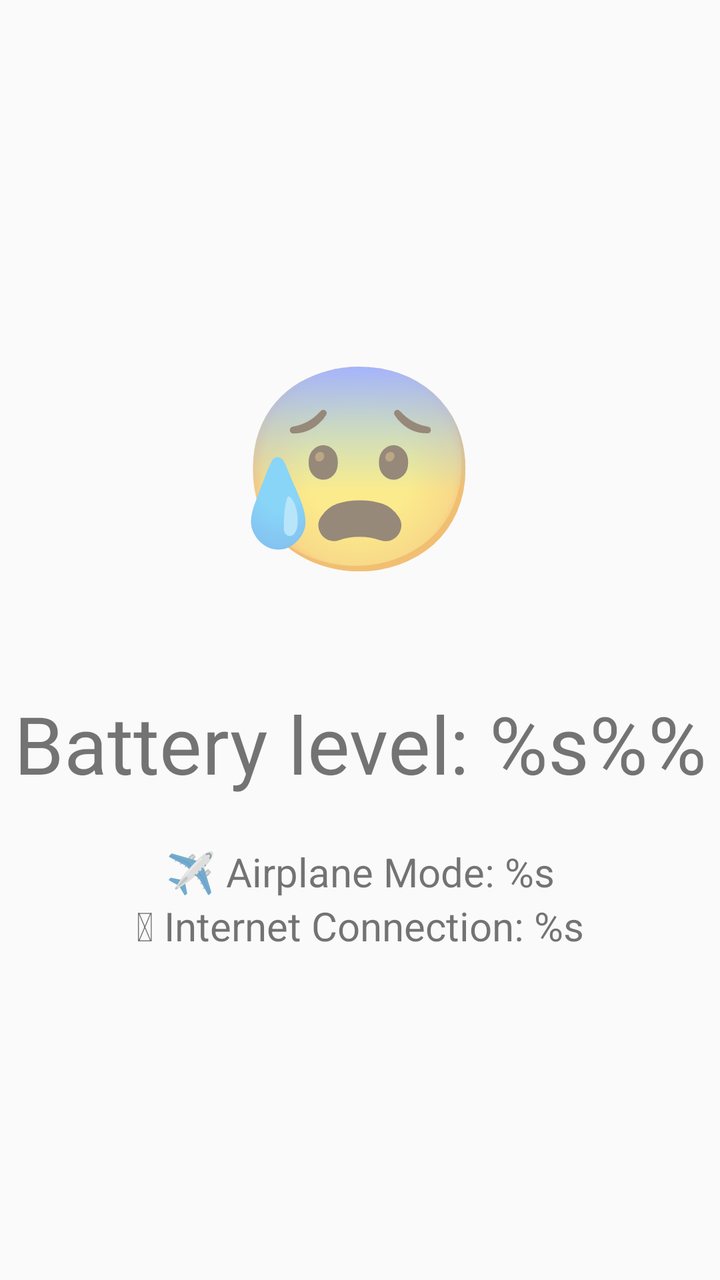
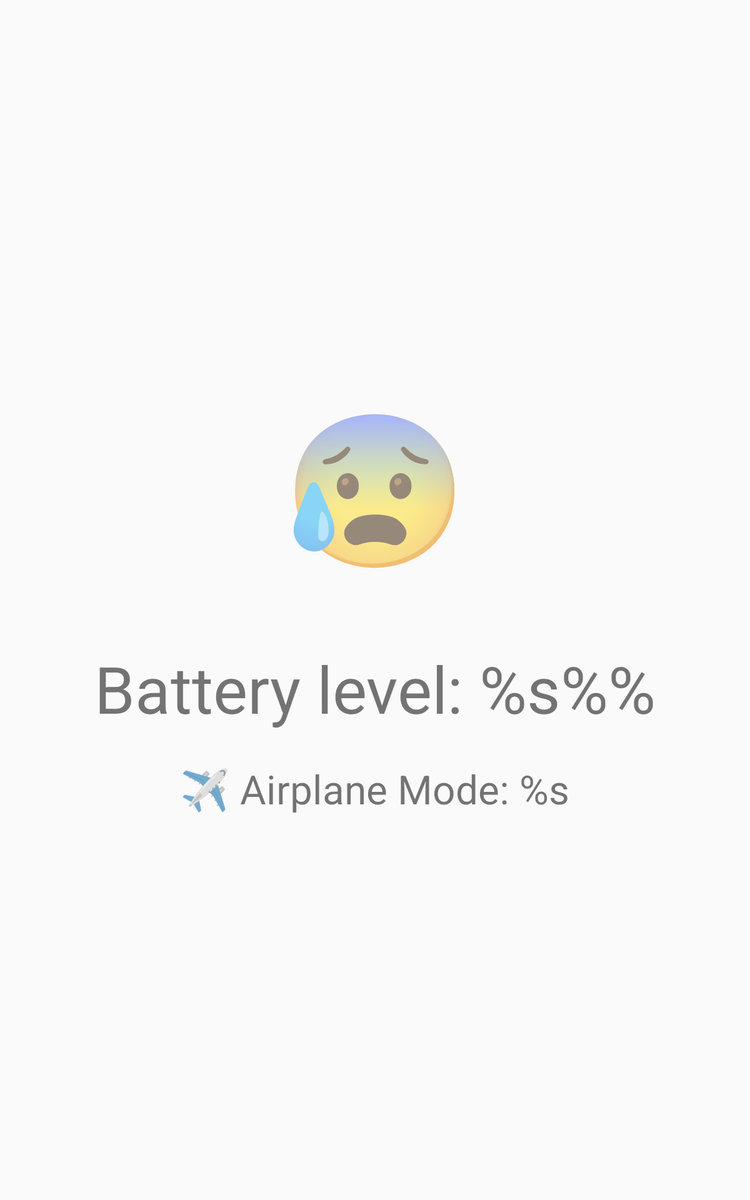

An Android layout and its configuration variant, each rendered on a device that would load it. The default file and the variant file are quoted in full after the pictures.
<!-- AndroidManifest.xml: application theme AppTheme -->
<!-- res/layout/main_fragment.xml -->
<?xml version="1.0" encoding="utf-8"?>
<androidx.constraintlayout.widget.ConstraintLayout xmlns:android="http://schemas.android.com/apk/res/android"
    xmlns:app="http://schemas.android.com/apk/res-auto"
    xmlns:tools="http://schemas.android.com/tools"
    android:id="@+id/main"
    android:layout_width="match_parent"
    android:layout_height="match_parent"
    tools:context=".ui.main.view.MainFragment">


    <TextView
        android:id="@+id/emoji"
        android:layout_width="wrap_content"
        android:layout_height="wrap_content"
        android:layout_marginBottom="24dp"
        android:text="😰"
        android:textSize="100sp"
        app:layout_constraintBottom_toTopOf="@+id/information"
        app:layout_constraintEnd_toEndOf="parent"
        app:layout_constraintStart_toStartOf="parent"
        app:layout_constraintTop_toTopOf="parent"
        app:layout_constraintVertical_chainStyle="packed" />

    <LinearLayout
        android:id="@+id/information"
        android:layout_width="wrap_content"
        android:layout_height="wrap_content"
        android:gravity="center"
        android:orientation="vertical"
        app:layout_constraintBottom_toBottomOf="parent"
        app:layout_constraintEnd_toEndOf="parent"
        app:layout_constraintStart_toStartOf="parent"
        app:layout_constraintTop_toBottomOf="@+id/emoji">

        <TextView
            android:id="@+id/batteryLevelText"
            android:layout_width="wrap_content"
            android:layout_height="wrap_content"
            android:layout_marginTop="24dp"
            android:layout_marginBottom="24dp"
            android:text="@string/battery_level"
            android:textSize="40sp" />

        <TextView
            android:id="@+id/airplaneModeText"
            android:layout_width="wrap_content"
            android:layout_height="wrap_content"
            android:text="@string/airplane_mode"
            android:textSize="20sp"
            app:layout_constraintBottom_toBottomOf="parent"
            app:layout_constraintEnd_toEndOf="parent" />

        <TextView
            android:id="@+id/networkConnectionText"
            android:layout_width="wrap_content"
            android:layout_height="wrap_content"
            android:text="@string/network_connection"
            android:textSize="20sp"
            app:layout_constraintBottom_toBottomOf="parent"
            app:layout_constraintEnd_toEndOf="parent" />
    </LinearLayout>

</androidx.constraintlayout.widget.ConstraintLayout>
<!-- resources referenced by this layout -->
<resources>
  <string name="airplane_mode">✈️ Airplane Mode: %s</string>
  <string name="battery_level">Battery level: %s%%</string>
  <string name="network_connection">📶 Internet Connection: %s</string>
  <style name="AppTheme" parent="Theme.AppCompat.Light.DarkActionBar">
          
          <item name="colorPrimary">@color/colorPrimary</item>
          <item name="colorPrimaryDark">@color/colorPrimaryDark</item>
          <item name="colorAccent">@color/colorAccent</item>
      </style>
</resources>
<!-- res/layout-sw600dp/main_fragment.xml (the repository's variant of the layout above) -->
<!-- drawn on a 7-inch tablet held upright -->
<?xml version="1.0" encoding="utf-8"?>
<androidx.constraintlayout.widget.ConstraintLayout xmlns:android="http://schemas.android.com/apk/res/android"
    xmlns:app="http://schemas.android.com/apk/res-auto"
    xmlns:tools="http://schemas.android.com/tools"
    android:id="@+id/main"
    android:layout_width="match_parent"
    android:layout_height="match_parent"
    tools:context=".ui.main.view.MainFragment">


    <TextView
        android:id="@+id/emoji"
        android:layout_width="wrap_content"
        android:layout_height="wrap_content"
        android:layout_marginBottom="24dp"
        android:text="😰"
        android:textSize="120sp"
        app:layout_constraintBottom_toTopOf="@+id/information"
        app:layout_constraintEnd_toEndOf="parent"
        app:layout_constraintStart_toStartOf="parent"
        app:layout_constraintTop_toTopOf="parent"
        app:layout_constraintVertical_chainStyle="packed" />

    <LinearLayout
        android:id="@+id/information"
        android:layout_width="wrap_content"
        android:layout_height="wrap_content"
        android:gravity="center"
        android:orientation="vertical"
        app:layout_constraintBottom_toBottomOf="parent"
        app:layout_constraintEnd_toEndOf="parent"
        app:layout_constraintStart_toStartOf="parent"
        app:layout_constraintTop_toBottomOf="@+id/emoji">

        <TextView
            android:id="@+id/batteryLevelText"
            android:layout_width="wrap_content"
            android:layout_height="wrap_content"
            android:layout_marginTop="24dp"
            android:layout_marginBottom="24dp"
            android:text="@string/battery_level"
            android:textSize="52sp" />

        <TextView
            android:id="@+id/airplaneModeText"
            android:layout_width="wrap_content"
            android:layout_height="wrap_content"
            android:text="@string/airplane_mode"
            android:textSize="32sp"
            app:layout_constraintBottom_toBottomOf="parent"
            app:layout_constraintEnd_toEndOf="parent" />
    </LinearLayout>

</androidx.constraintlayout.widget.ConstraintLayout>
<!-- resources referenced by the variant -->
<!-- as a 7-inch tablet held upright resolves them -->
<resources>
  <string name="airplane_mode">✈️ Airplane Mode: %s</string>
  <string name="battery_level">Battery level: %s%%</string>
  <style name="AppTheme" parent="Theme.AppCompat.Light.DarkActionBar">
          
          <item name="colorPrimary">@color/colorPrimary</item>
          <item name="colorPrimaryDark">@color/colorPrimaryDark</item>
          <item name="colorAccent">@color/colorAccent</item>
      </style>
</resources>
